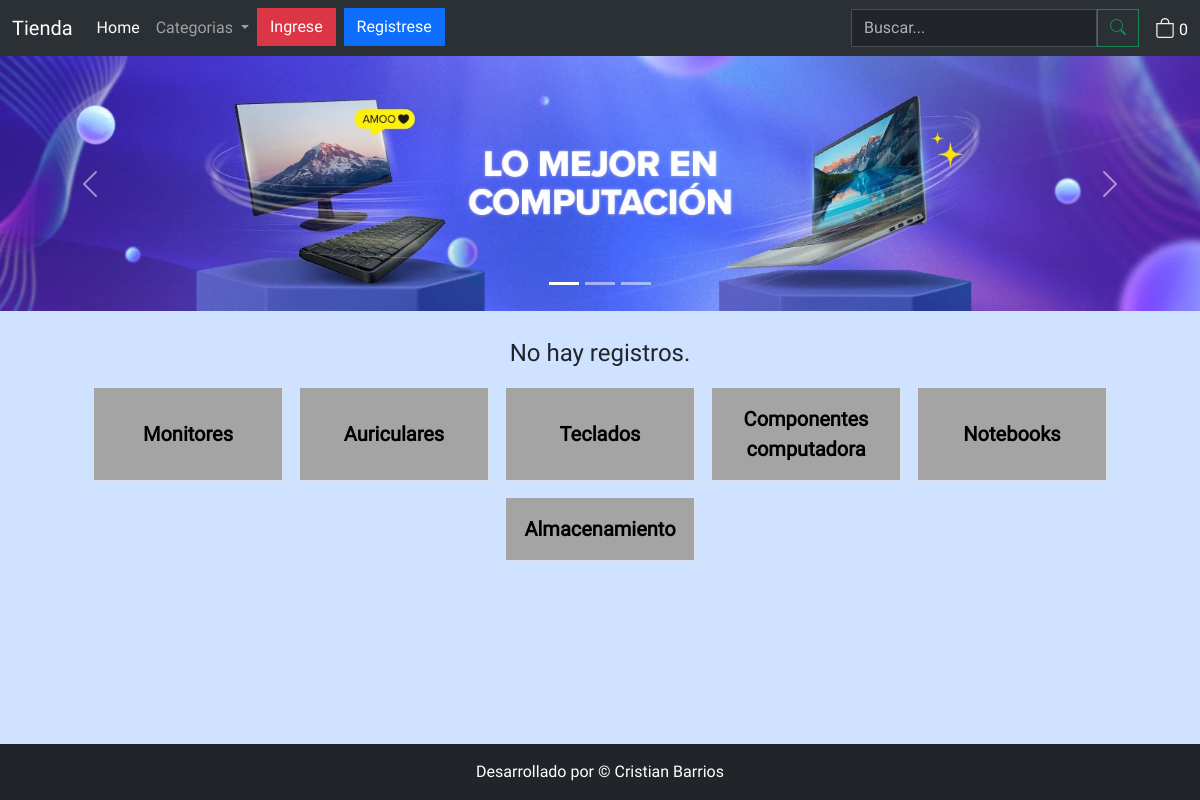
The page /modulos/busqueda/productos-por-categoria.php?categoria=5 on the database its author committed.
### tables this page shows
CREATE TABLE `categorias` (
  `id` int(11) NOT NULL,
  `categoria` varchar(250) DEFAULT NULL
);

### includes/categorias.php (the view)
<div class="categorias" id="categorias">
    <div class="container">
        <div class="row d-flex justify-content-center mb-5 gap-3">
        <?php
            require(__DIR__ . '/conexion.php');
            $query = "SELECT * FROM categorias";
            $result = mysqli_query($conn, $query);
            if(mysqli_num_rows($result) > 0){
        ?>
        <?php
            while($row = mysqli_fetch_assoc($result)):
        ?>
            <a href="/pagina-productos/modulos/busqueda/productos-por-categoria.php?categoria=<?php echo $row['id']; ?>" class="col-2 d-flex justify-content-center align-items-center text-decoration-none border category">
                <div class="text-center p-3 rounded-0 border-0">
                    <p class="fs-5 fw-semibold m-0"><?php echo $row['categoria']; ?></p>
                </div>
            </a>
            <?php endwhile; ?>
            <?php
                } else {
                    echo '<p class="text-center fs-4">No hay categorias</p>';
                }
            ?>
        </div>
    </div>
</div>

### styles.css (style rules this page uses)
body { font-family: 'Roboto', 'Rethink Sans', 'Afacad', 'Open Sans', sans-serif; display: flex; flex-direction: column; min-height: 100vh; }
.category { color: #000; background-color: rgb(165, 164, 164); transition: .5s; }

### rows shown on the page
categorias: categoria "Monitores"
categorias: categoria "Auriculares"
categorias: categoria "Teclados"
categorias: categoria "Componentes computadora"
categorias: categoria "Notebooks"
categorias: categoria "Almacenamiento"

### other values the page prints
$total_productos_unicos "0"
